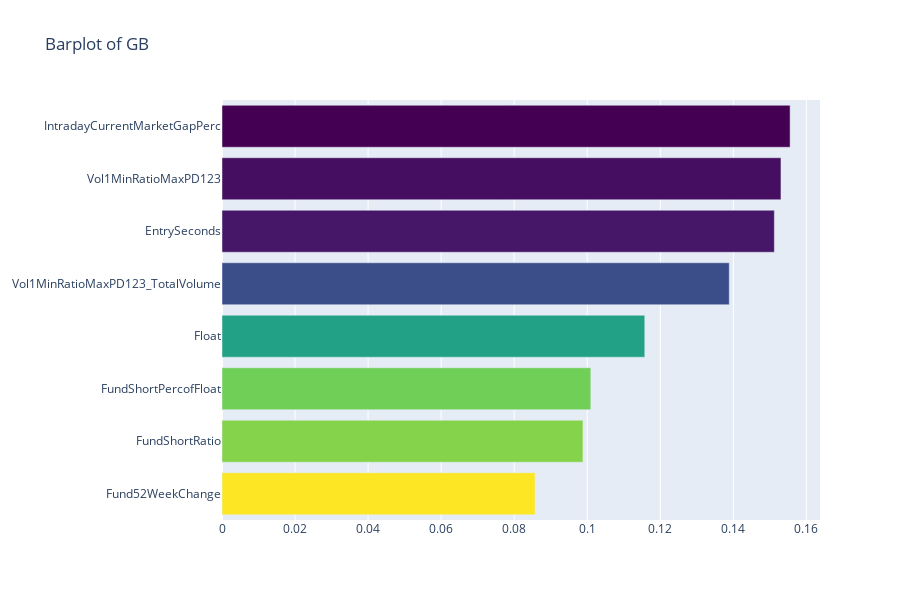

Notebook code for this chart:
### Code cell
x,y=(list(x) for x in zip(*sorted(zip(gb.feature_importances_,feature)
                                   ,reverse=False)))

trace2 = go.Bar(
    x=x,
    y=y,
    marker=dict(
          color=x,
           colorscale='Viridis',
          reversescale= True),
    name='GB feature imp',
    orientation='h'
)

layout=dict(
      title='Barplot of GB',
    width=900, height=600,
     yaxis=dict(
          showgrid=False,
           showline=False,
          showticklabels=True))
data=[trace2]

fig1=go.Figure(data=data)
fig1['layout'].update(layout)
py.iplot(fig1,filename='bars')

### Figure 1 — Plotly figure (JSON) as saved in the notebook; plotly's stock layout.template omitted (floating-point values rounded to 4 significant figures)
{"data": [{"marker": {"color": [0.08571, 0.09884, 0.101, 0.1158, 0.1389, 0.1512, 0.153, 0.1555], "colorscale": [[0, "#440154"], [0.1111, "#482878"], [0.2222, "#3e4989"], [0.3333, "#31688e"], [0.4444, "#26828e"], [0.5556, "#1f9e89"], [0.6667, "#35b779"], [0.7778, "#6ece58"], [0.8889, "#b5de2b"], [1, "#fde725"]], "reversescale": true}, "name": "GB feature imp", "orientation": "h", "type": "bar", "x": [0.08571, 0.09884, 0.101, 0.1158, 0.1389, 0.1512, 0.153, 0.1555], "y": ["Fund52WeekChange", "FundShortRatio", "FundShortPercofFloat", "Float", "Vol1MinRatioMaxPD123_TotalVolume", "EntrySeconds", "Vol1MinRatioMaxPD123", "IntradayCurrentMarketGapPerc"]}], "layout": {"height": 600, "title": {"text": "Barplot of GB"}, "width": 900, "yaxis": {"showgrid": false, "showline": false, "showticklabels": true}}}
